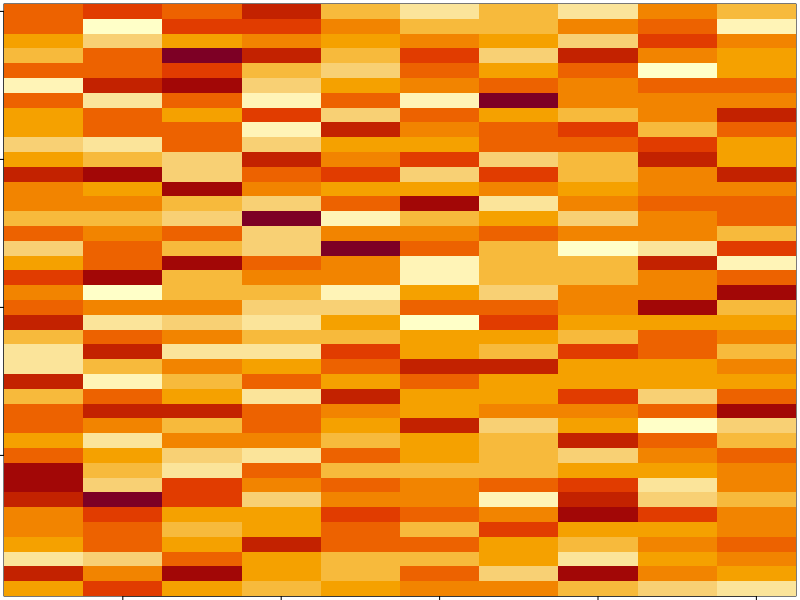
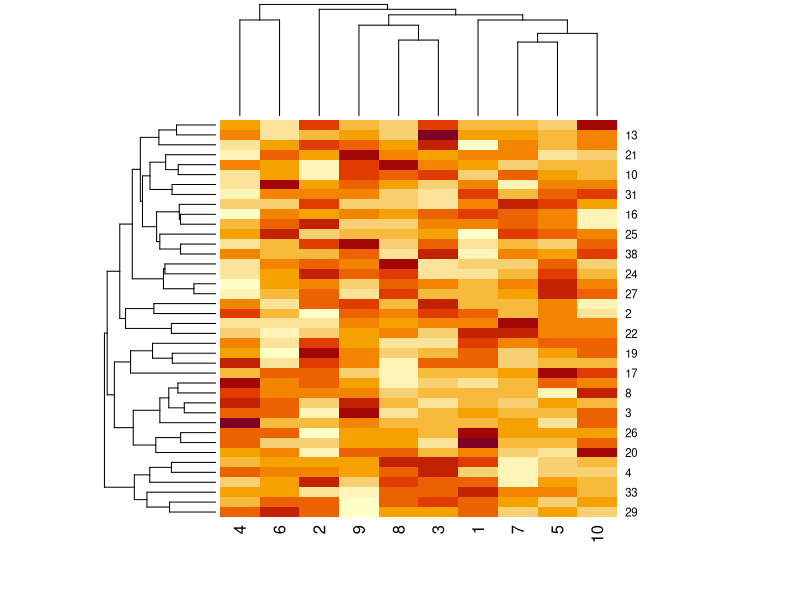
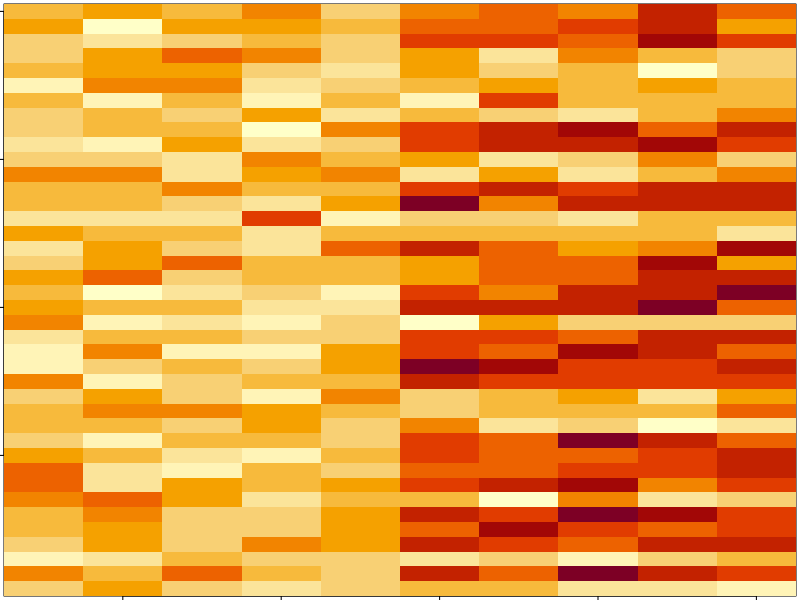
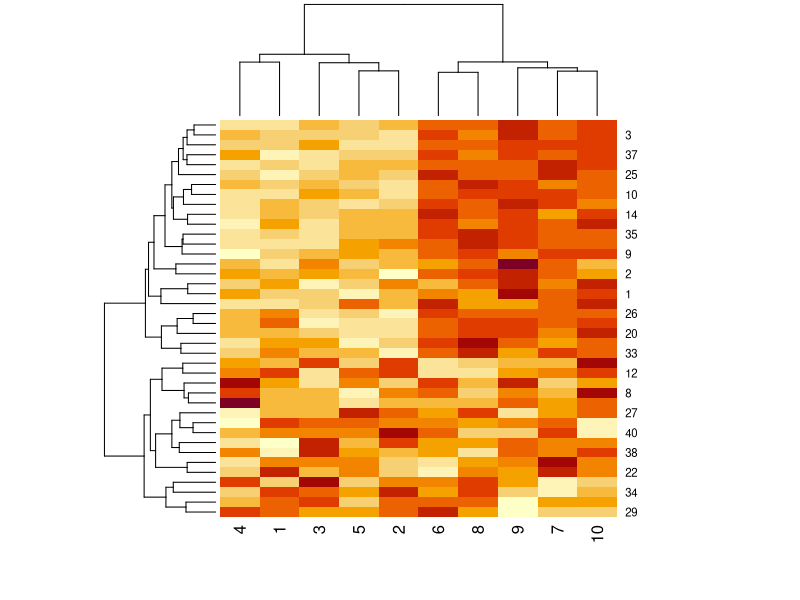
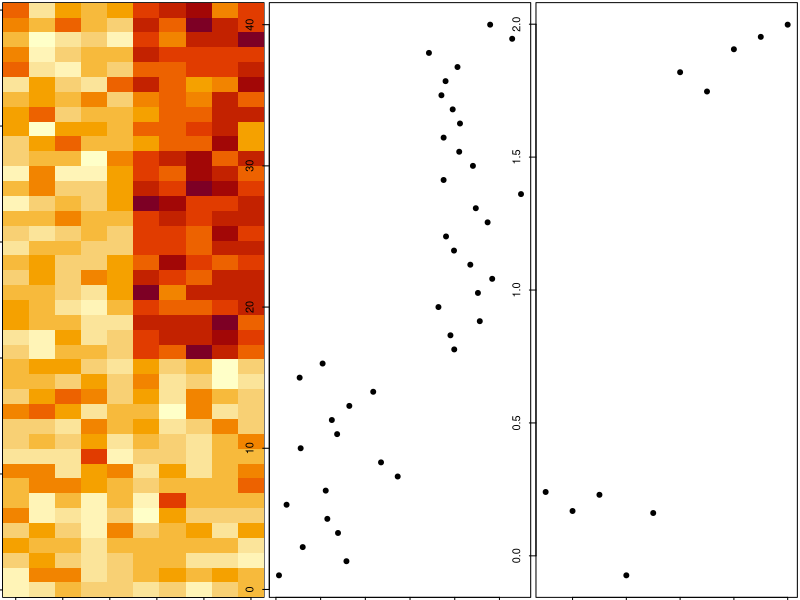

These charts were generated, in order, by the following R code:
# Lab 
# March 5
# Name: Yueyang Li

## Heatmap, image, and hierarchical clustering
set.seed(12345)
par(mar = rep(0.2, 4))

# randomly generate values
data_Matrix <- matrix(rnorm(400), nrow = 40)
image(1:10, 1:40, t(data_Matrix)[, nrow(data_Matrix):1])

# hierarchical clustering, using heatmap() function
par(mar = rep(0.2, 4))
heatmap(data_Matrix)

# add a pattern to the data (random rows)
set.seed(678910)
for(i in 1:40) {
  coin <- rbinom(1, size = 1, prob = 0.5)
  if(coin) {
    data_Matrix[i, ] <- data_Matrix[i, ] + rep(c(0, 3), each = 5)
  }
}

# plot the data
# right: mean of 3
# left: mean of 0
par(mar = rep(0.2, 4))
image(1:10, 1:40, t(data_Matrix)[, nrow(data_Matrix):1])

# hierarchical clustering
# seperate two sets of columns (0 / 3)
par(mar = rep(0.2, 4))
heatmap(data_Matrix)

# take a closer look at the patterns in rows and columns
# hclust(): Hierarchical Clustering
# hh$order: a vector giving the permutation of the original observations suitable for plotting, 
#           in the sense that a cluster plot using this ordering and matrix merge will not have crossings of the branches.
hh <- hclust(dist(data_Matrix))
data_Matrix_ordered <- data_Matrix[hh$order, ]
# plot
par(mfrow = c(1, 3))
image(t(data_Matrix_ordered)[, nrow(data_Matrix_ordered):1])
plot(rowMeans(data_Matrix_ordered), 40:1, xlab = "The Row Mean", ylab = "Row", pch = 19)
plot(colMeans(data_Matrix_ordered), xlab = "Column", ylab = "The Column Mean", pch = 19)
